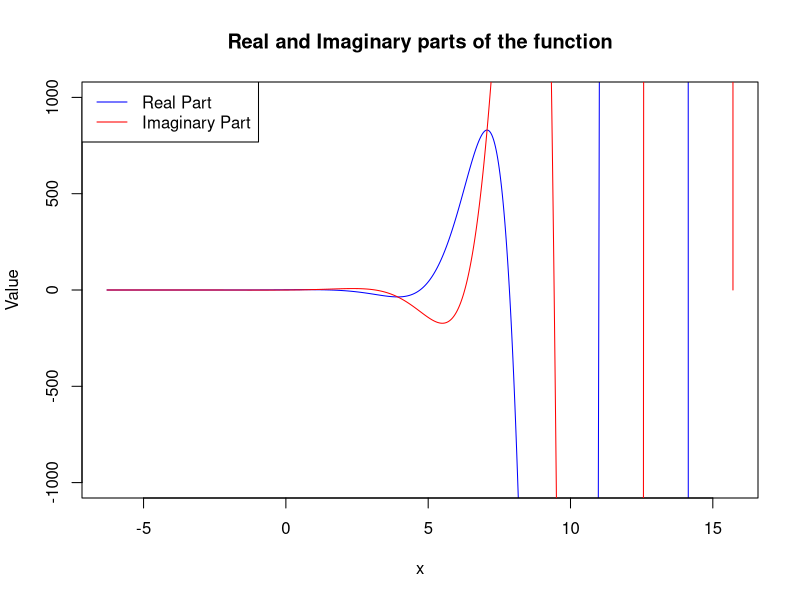

Write R code to recreate this figure.
x_values <- seq(-2 * pi, 5 * pi, length.out = 1000)
real_part <- exp(x_values) * cos(x_values)
imaginary_part <- exp(x_values) * sin(x_values)

plot(x_values, real_part, type = "l", col = "blue", ylim = c(-1000, 1000),
     xlab = "x", ylab = "Value", main = "Real and Imaginary parts of the function")
lines(x_values, imaginary_part, col = "red")
legend("topleft", legend = c("Real Part", "Imaginary Part"), col = c("blue", "red"), lty = 1)